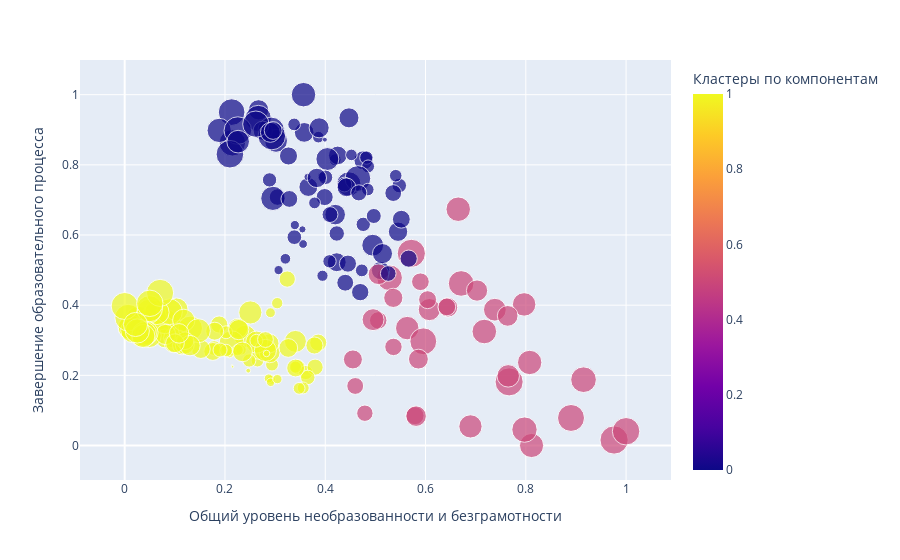

Write notebook code for a chart like this one.
### Code cell
px.scatter(
    data_frame=pd.DataFrame(scaler.fit_transform(data_pca_with_clusters.iloc[:, 1:]), columns=data_pca_with_clusters.columns[1:]),
    color='Кластеры по компонентам',
    x='Общий уровень необразованности и безграмотности',
    y='Завершение образовательного процесса',
    size='Профессиональные навыки и компетенции'
)

### Figure 1 — Plotly figure (JSON) as saved in the notebook; plotly's stock layout.template omitted (floating-point values rounded to 4 significant figures; data arrays with more than 128 entries replaced by an {"elided": "..."} marker saying what was removed)
{"data": [{"hovertemplate": "Общий уровень необразованности и безграмотности=%{x}<br>Завершение образовательного процесса=%{y}<br>Профессиональные навыки и компетенции=%{marker.size}<br>Кластеры по компонентам=%{marker.color}<extra></extra>", "legendgroup": "", "marker": {"color": {"elided": "202 float values"}, "coloraxis": "coloraxis", "size": {"elided": "202 float values"}, "sizemode": "area", "sizeref": 0.0025, "symbol": "circle"}, "mode": "markers", "name": "", "orientation": "v", "showlegend": false, "type": "scatter", "x": {"elided": "202 float values"}, "xaxis": "x", "y": {"elided": "202 float values"}, "yaxis": "y"}], "layout": {"coloraxis": {"colorbar": {"title": {"text": "Кластеры по компонентам"}}, "colorscale": [[0, "#0d0887"], [0.1111, "#46039f"], [0.2222, "#7201a8"], [0.3333, "#9c179e"], [0.4444, "#bd3786"], [0.5556, "#d8576b"], [0.6667, "#ed7953"], [0.7778, "#fb9f3a"], [0.8889, "#fdca26"], [1, "#f0f921"]]}, "legend": {"itemsizing": "constant", "tracegroupgap": 0}, "margin": {"t": 60}, "xaxis": {"anchor": "y", "domain": [0, 1], "title": {"text": "Общий уровень необразованности и безграмотности"}}, "yaxis": {"anchor": "x", "domain": [0, 1], "title": {"text": "Завершение образовательного процесса"}}}}
